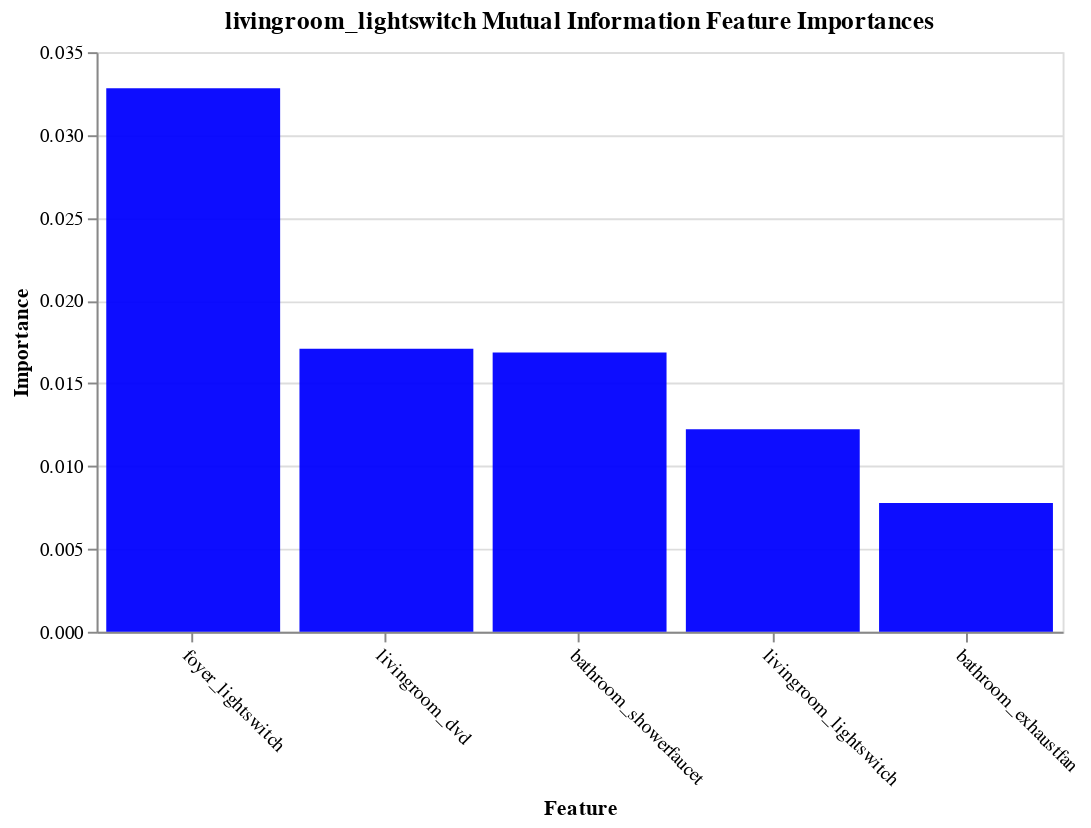
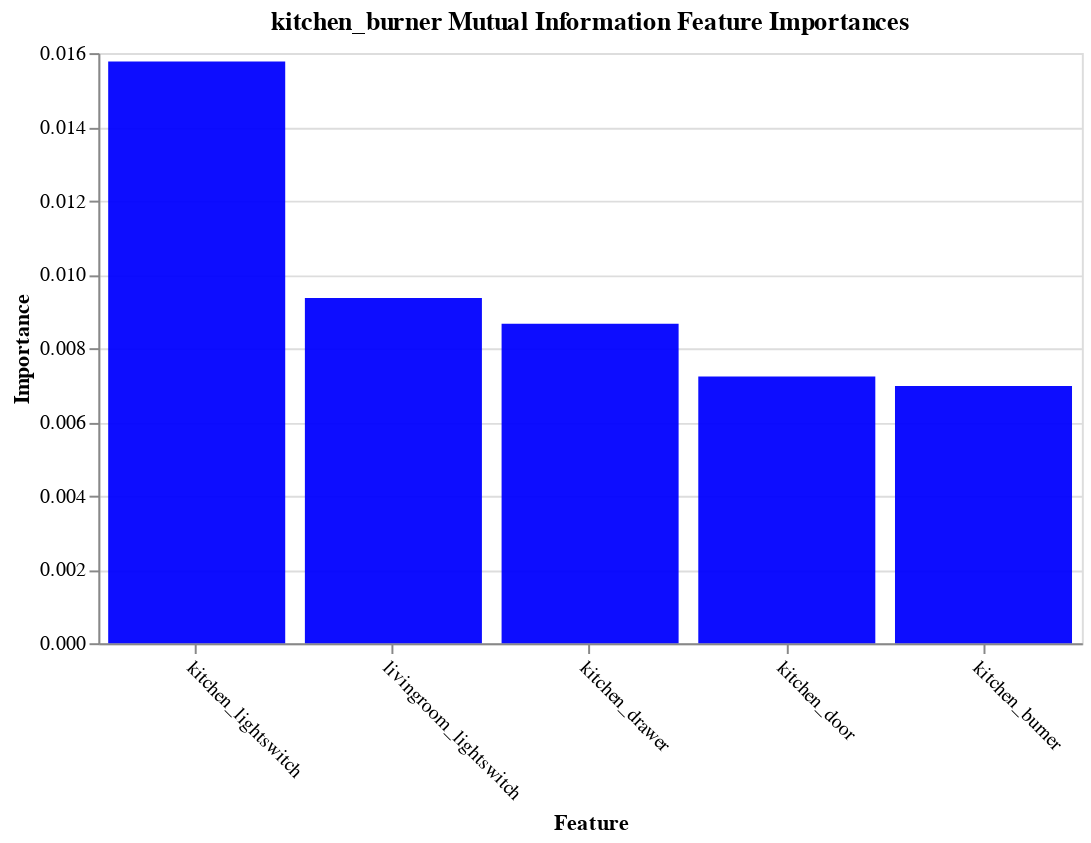
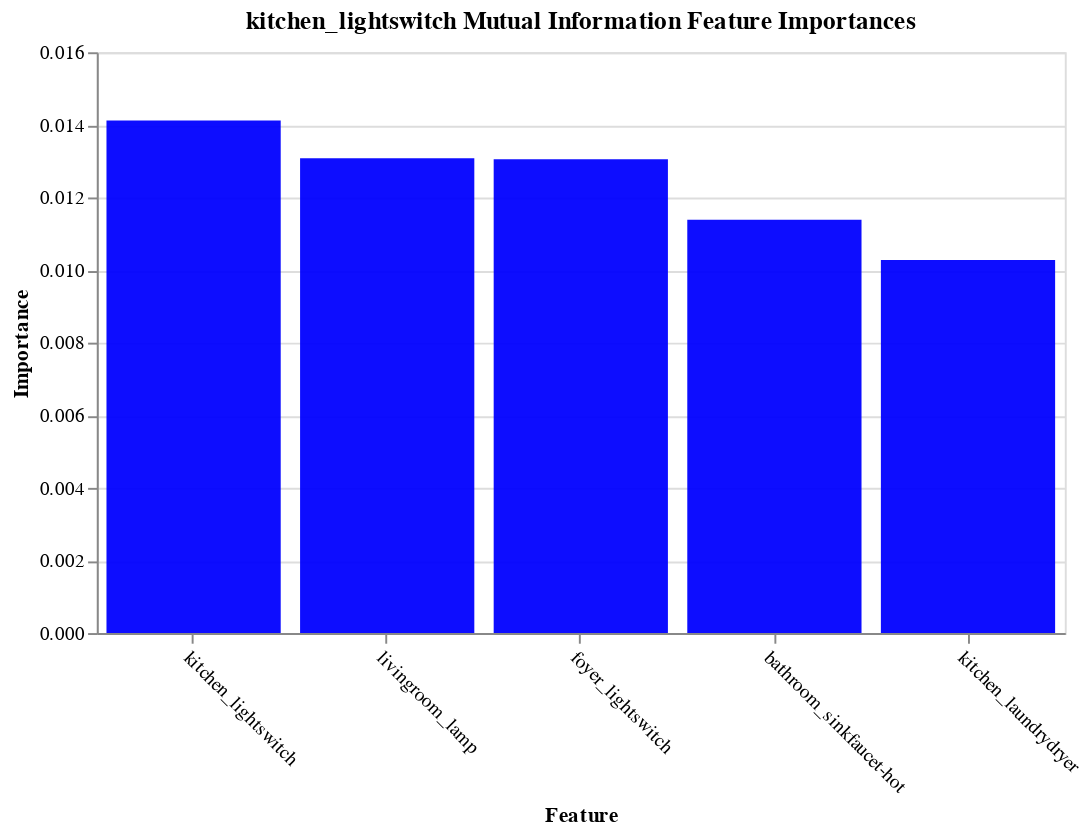
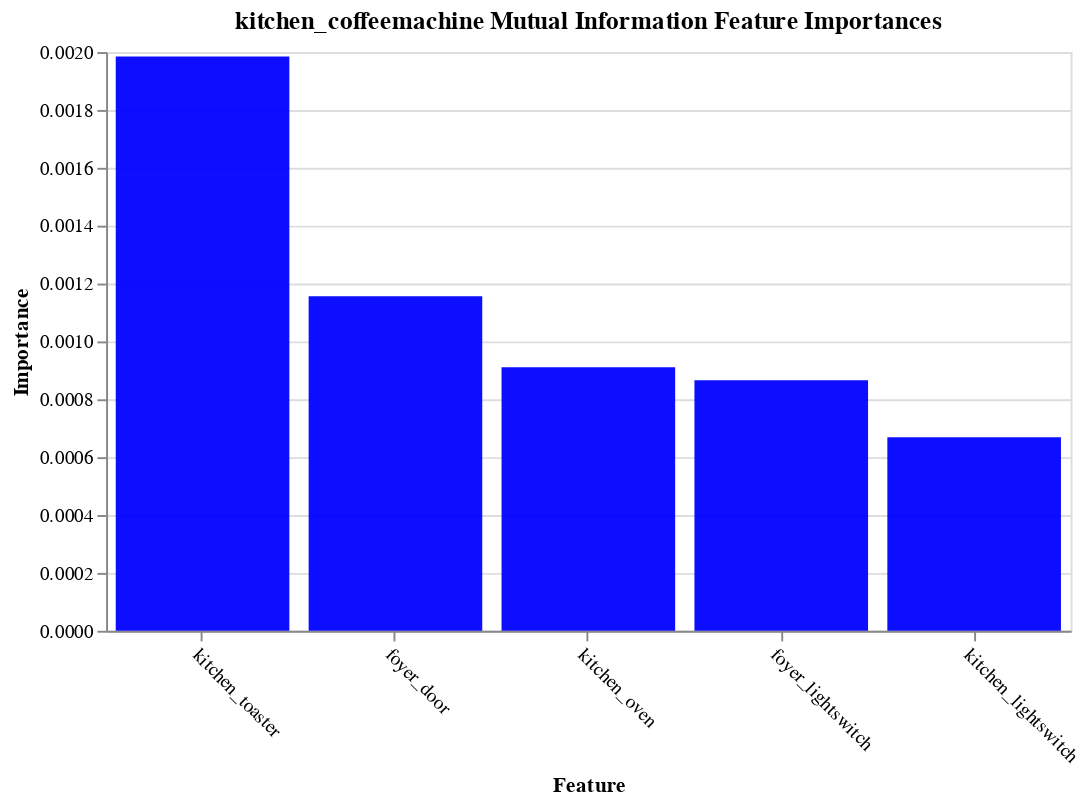

Notebook code cell kept with these figures, in order:
### Markdown cell above
## This is a loop for all powered subActs

### Code cell
table = []

for subAct in poweredSubActs:
    print(subAct)
    row = {"Target":subAct}
    
    Data = ds.drop(columns = subAct).values
    target = ds[subAct]
    D_train, D_test, t_train, t_test = train_test_split(Data, 
                                                    target, 
                                                    test_size = 0.3,
                                                    random_state=999)
    
    dt_classifier = DecisionTreeClassifier(max_depth=4,
                                       criterion='entropy',
                                       random_state = 999)
    
    dt_classifier.fit(D_train, t_train)
    print(dt_classifier.score(D_test, t_test))
    
    cv_method = RepeatedStratifiedKFold(n_splits = 5, 
                                    n_repeats = 3, 
                                    random_state = 999)

    dt_classifier = DecisionTreeClassifier(random_state=999)

    params_DT = {'criterion': ['gini', 'entropy'],
                 'max_depth': [2, 3, 4, 5]}

    gs = GridSearchCV(estimator=dt_classifier, 
                      param_grid=params_DT, 
                      cv=cv_method,
                      verbose=1, 
                      scoring='accuracy')
    
    print(gs.fit(Data, target))
    print(gs.best_params_)
    print(gs.best_score_)
    
    num_features = 5
    fs_fit_mutual_info = fs.SelectKBest(fs.mutual_info_classif, k=num_features)
    fs_fit_mutual_info.fit_transform(Data, target)
    fs_indices_mutual_info = np.argsort(fs_fit_mutual_info.scores_)[::-1][0:num_features]
    best_features_mutual_info = ds.columns[fs_indices_mutual_info].values
    print(best_features_mutual_info)
    
    feature_importances_mutual_info = fs_fit_mutual_info.scores_[fs_indices_mutual_info]
    print(feature_importances_mutual_info)
    
    best_feats = dict(zip(best_features_mutual_info, feature_importances_mutual_info))
    row.update(best_feats)
    table.append(row)
    
    plot = plot_imp(subAct, best_features_mutual_info, feature_importances_mutual_info, 'Mutual Information', 'blue')
    plot.display()
    
ds_best_feats = pd.DataFrame(table)
ds_best_feats.head()

### Figure 1 — Vega-Lite specification as saved in the notebook (floating-point values rounded to 4 significant figures)
{"$schema": "https://vega.github.io/schema/vega-lite/v3.4.0.json", "config": {"mark": {"tooltip": null}, "view": {"height": 300, "width": 400}}, "data": {"name": "data-78293b25c867da622dfc0c82821828a1"}, "datasets": {"data-78293b25c867da622dfc0c82821828a1": [{"features": "foyer_lightswitch", "importances": 0.03282}, {"features": "livingroom_dvd", "importances": 0.01709}, {"features": "bathroom_showerfaucet", "importances": 0.01686}, {"features": "livingroom_lightswitch", "importances": 0.01223}, {"features": "bathroom_exhaustfan", "importances": 0.007783}]}, "encoding": {"x": {"axis": {"labelAngle": 45}, "field": "features", "sort": null, "title": "Feature", "type": "nominal"}, "y": {"field": "importances", "title": "Importance", "type": "quantitative"}}, "mark": {"color": "blue", "opacity": 0.95, "type": "bar"}, "title": "livingroom_lightswitch Mutual Information Feature Importances", "width": 500}

### Figure 2 — Vega-Lite specification as saved in the notebook (floating-point values rounded to 4 significant figures)
{"$schema": "https://vega.github.io/schema/vega-lite/v3.4.0.json", "config": {"mark": {"tooltip": null}, "view": {"height": 300, "width": 400}}, "data": {"name": "data-7cde86de38631955e746e650196aaeec"}, "datasets": {"data-7cde86de38631955e746e650196aaeec": [{"features": "kitchen_lightswitch", "importances": 0.01577}, {"features": "livingroom_lightswitch", "importances": 0.009359}, {"features": "kitchen_drawer", "importances": 0.008664}, {"features": "kitchen_door", "importances": 0.00723}, {"features": "kitchen_burner", "importances": 0.006974}]}, "encoding": {"x": {"axis": {"labelAngle": 45}, "field": "features", "sort": null, "title": "Feature", "type": "nominal"}, "y": {"field": "importances", "title": "Importance", "type": "quantitative"}}, "mark": {"color": "blue", "opacity": 0.95, "type": "bar"}, "title": "kitchen_burner Mutual Information Feature Importances", "width": 500}

### Figure 3 — Vega-Lite specification as saved in the notebook (floating-point values rounded to 4 significant figures)
{"$schema": "https://vega.github.io/schema/vega-lite/v3.4.0.json", "config": {"mark": {"tooltip": null}, "view": {"height": 300, "width": 400}}, "data": {"name": "data-78f295001e315205190299007c34f7b2"}, "datasets": {"data-78f295001e315205190299007c34f7b2": [{"features": "kitchen_lightswitch", "importances": 0.01412}, {"features": "livingroom_lamp", "importances": 0.01308}, {"features": "foyer_lightswitch", "importances": 0.01306}, {"features": "bathroom_sinkfaucet-hot", "importances": 0.01139}, {"features": "kitchen_laundrydryer", "importances": 0.01028}]}, "encoding": {"x": {"axis": {"labelAngle": 45}, "field": "features", "sort": null, "title": "Feature", "type": "nominal"}, "y": {"field": "importances", "title": "Importance", "type": "quantitative"}}, "mark": {"color": "blue", "opacity": 0.95, "type": "bar"}, "title": "kitchen_lightswitch Mutual Information Feature Importances", "width": 500}

### Figure 4 — Vega-Lite specification as saved in the notebook (floating-point values rounded to 4 significant figures)
{"$schema": "https://vega.github.io/schema/vega-lite/v3.4.0.json", "config": {"mark": {"tooltip": null}, "view": {"height": 300, "width": 400}}, "data": {"name": "data-f5b8852d570bff40d77078bcf8d85f20"}, "datasets": {"data-f5b8852d570bff40d77078bcf8d85f20": [{"features": "kitchen_toaster", "importances": 0.001985}, {"features": "foyer_door", "importances": 0.001156}, {"features": "kitchen_oven", "importances": 0.0009104}, {"features": "foyer_lightswitch", "importances": 0.000866}, {"features": "kitchen_lightswitch", "importances": 0.0006685}]}, "encoding": {"x": {"axis": {"labelAngle": 45}, "field": "features", "sort": null, "title": "Feature", "type": "nominal"}, "y": {"field": "importances", "title": "Importance", "type": "quantitative"}}, "mark": {"color": "blue", "opacity": 0.95, "type": "bar"}, "title": "kitchen_coffeemachine Mutual Information Feature Importances", "width": 500}
